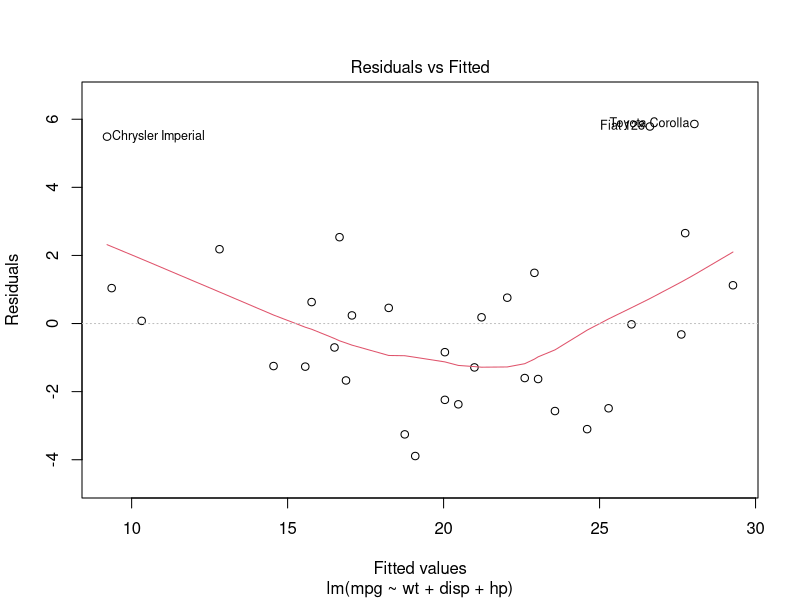
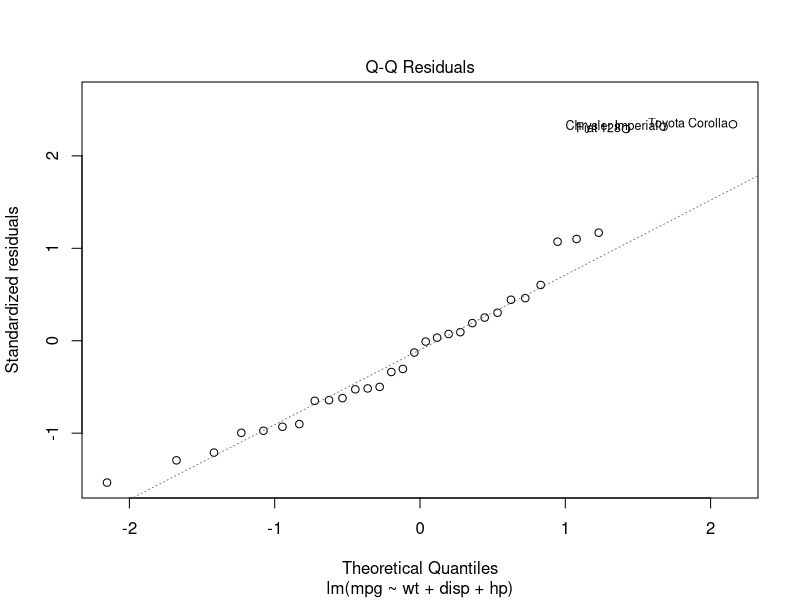
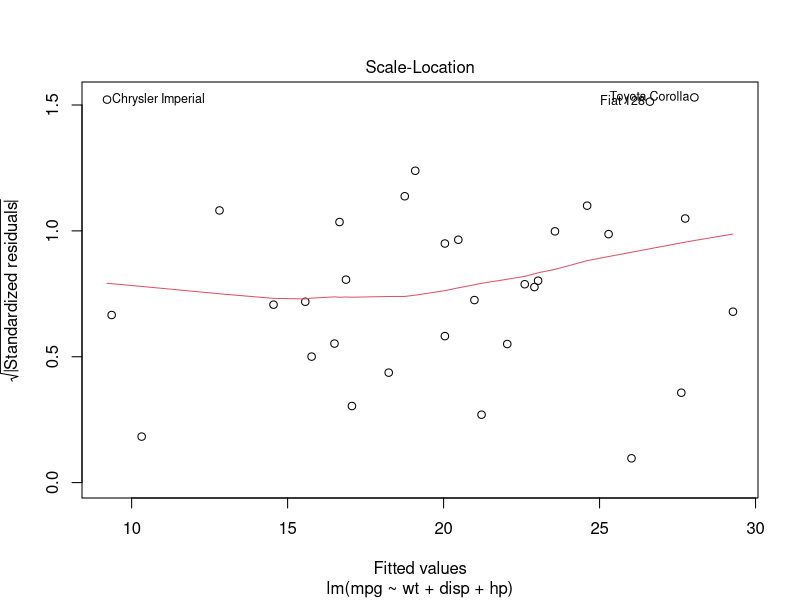
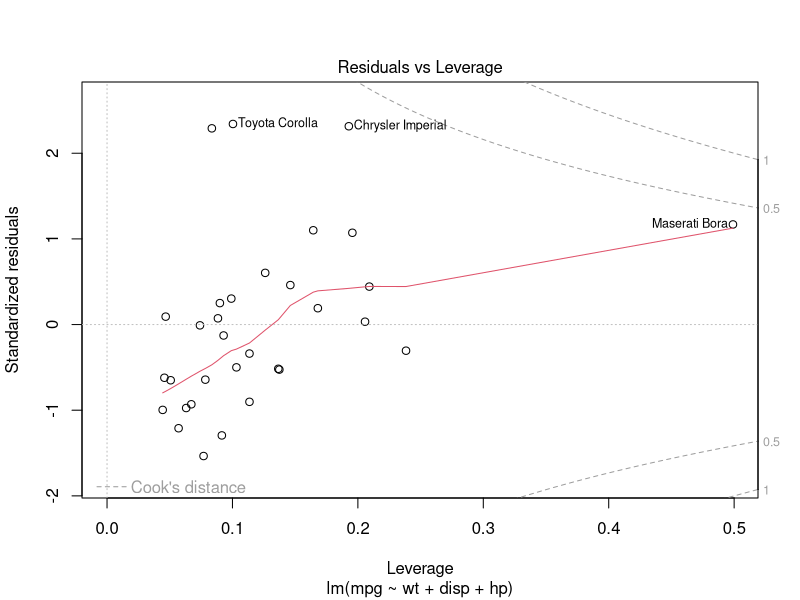

Here is the R script that generated these plots, in order:

input <- mtcars[, c("mpg", "wt", "disp", "hp")]


result <- lm(mpg ~ wt + disp + hp, data = input)


print(summary(result))

png(file = "multiLinearRegressionGraph.png")
plot(result)
dev.off()
